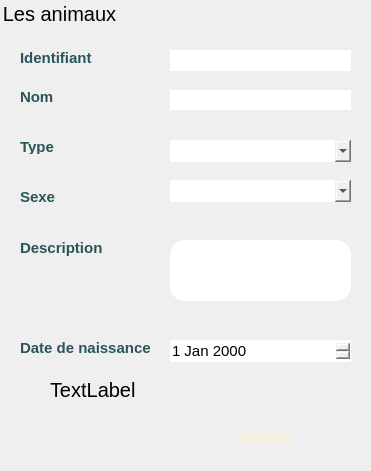
    <widget class="QGroupBox" name="Animaux">
     <property name="geometry">
      <rect>
       <x>10</x>
       <y>10</y>
       <width>371</width>
       <height>471</height>
      </rect>
     </property>
     <property name="font">
      <font>
       <family>Arial</family>
       <pointsize>-1</pointsize>
      </font>
     </property>
     <property name="styleSheet">
      <string notr="true">border-radius:15px;

border:3px solid &quot;#cdf830&quot;;
	font-family:Arial;

	font-size:20px;
</string>
     </property>
     <property name="title">
      <string>Les animaux</string>
     </property>
     <widget class="QLabel" name="label">
      <property name="geometry">
       <rect>
        <x>20</x>
        <y>50</y>
        <width>81</width>
        <height>16</height>
       </rect>
      </property>
      <property name="styleSheet">
       <string notr="true">border:0px solid &quot;#f9eed2&quot;;
	font-family:Arial;
    font: bold ;
	font-size:15px;
color: rgb(41, 85, 89);
	</string>
      </property>
      <property name="text">
       <string>Identifiant</string>
      </property>
     </widget>
     <widget class="QLabel" name="label_2">
      <property name="geometry">
       <rect>
        <x>20</x>
        <y>90</y>
        <width>47</width>
        <height>14</height>
       </rect>
      </property>
      <property name="styleSheet">
       <string notr="true">border:0px solid &quot;#f9eed2&quot;;
	font-family:Arial;
    font: bold ;
	font-size:15px;
color: rgb(41, 85, 89);
	
</string>
      </property>
      <property name="text">
       <string>Nom</string>
      </property>
     </widget>
     <widget class="QLabel" name="label_3">
      <property name="geometry">
       <rect>
        <x>20</x>
        <y>140</y>
        <width>47</width>
        <height>14</height>
       </rect>
      </property>
      <property name="styleSheet">
       <string notr="true">border:0px solid &quot;#f9eed2&quot;;
	font-family:Arial;
    font: bold ;
	font-size:15px;
color: rgb(41, 85, 89);
	</string>
      </property>
      <property name="text">
       <string>Type</string>
      </property>
     </widget>
     <widget class="QLabel" name="label_4">
      <property name="geometry">
       <rect>
        <x>20</x>
        <y>240</y>
        <width>91</width>
        <height>16</height>
       </rect>
      </property>
      <property name="styleSheet">
       <string notr="true">border:0px solid &quot;#f9eed2&quot;;
	font-family:Arial;
    font: bold ;
	font-size:15px;
color: rgb(41, 85, 89);
	</string>
      </property>
      <property name="text">
       <string>Description</string>
      </property>
     </widget>
     <widget class="QLabel" name="label_8">
      <property name="geometry">
       <rect>
        <x>20</x>
        <y>340</y>
        <width>131</width>
        <height>16</height>
       </rect>
      </property>
      <property name="styleSheet">
       <string notr="true">border:0px solid &quot;#f9eed2&quot;;
	font-family:Arial;
    font: bold ;
	font-size:15px;
color: rgb(41, 85, 89);
	</string>
      </property>
      <property name="text">
       <string>Date de naissance</string>
      </property>
     </widget>
     <widget class="QPushButton" name="ajouterAnimal">
      <property name="geometry">
       <rect>
        <x>180</x>
        <y>420</y>
        <width>171</width>
        <height>31</height>
       </rect>
      </property>
      <property name="palette">
       <palette>
        <active>
         <colorrole role="Button">
          <brush brushstyle="SolidPattern">
           <color alpha="255">
            <red>239</red>
            <green>103</green>
            <blue>98</blue>
           </color>
          </brush>
         </colorrole>
         <colorrole role="ButtonText">
          <brush brushstyle="SolidPattern">
           <color alpha="255">
            <red>249</red>
            <green>238</green>
            <blue>210</blue>
           </color>
          </brush>
         </colorrole>
         <colorrole role="Base">
          <brush brushstyle="SolidPattern">
           <color alpha="255">
            <red>239</red>
            <green>103</green>
            <blue>98</blue>
           </color>
          </brush>
         </colorrole>
         <colorrole role="Window">
          <brush brushstyle="SolidPattern">
           <color alpha="255">
            <red>239</red>
            <green>103</green>
            <blue>98</blue>
           </color>
          </brush>
         </colorrole>
        </active>
        <inactive>
         <colorrole role="Button">
          <brush brushstyle="SolidPattern">
           <color alpha="255">
            <red>239</red>
            <green>103</green>
            <blue>98</blue>
           </color>
          </brush>
         </colorrole>
         <colorrole role="ButtonText">
          <brush brushstyle="SolidPattern">
           <color alpha="255">
            <red>249</red>
            <green>238</green>
            <blue>210</blue>
           </color>
          </brush>
         </colorrole>
         <colorrole role="Base">
          <brush brushstyle="SolidPattern">
           <color alpha="255">
            <red>239</red>
            <green>103</green>
            <blue>98</blue>
           </color>
          </brush>
         </colorrole>
         <colorrole role="Window">
          <brush brushstyle="SolidPattern">
           <color alpha="255">
            <red>239</red>
            <green>103</green>
            <blue>98</blue>
           </color>
          </brush>
         </colorrole>
        </inactive>
        <disabled>
         <colorrole role="Button">
          <brush brushstyle="SolidPattern">
           <color alpha="255">
            <red>239</red>
            <green>103</green>
            <blue>98</blue>
           </color>
          </brush>
         </colorrole>
         <colorrole role="ButtonText">
          <brush brushstyle="SolidPattern">
           <color alpha="255">
            <red>120</red>
            <green>120</green>
            <blue>120</blue>
           </color>
          </brush>
         </colorrole>
         <colorrole role="Base">
          <brush brushstyle="SolidPattern">
           <color alpha="255">
            <red>239</red>
            <green>103</green>
            <blue>98</blue>
           </color>
          </brush>
         </colorrole>
         <colorrole role="Window">
          <brush brushstyle="SolidPattern">
           <color alpha="255">
            <red>239</red>
            <green>103</green>
            <blue>98</blue>
           </color>
          </brush>
         </colorrole>
        </disabled>
       </palette>
      </property>
      <property name="font">
       <font>
        <family>Arial</family>
        <pointsize>-1</pointsize>
        <weight>75</weight>
        <italic>false</italic>
        <bold>true</bold>
       </font>
      </property>
      <property name="styleSheet">
       <string notr="true">border-radius:15px;

border:3px solid &quot;#f9eed2&quot;;
background-color: &quot;#ef6762&quot;;
	font-family:Arial;
    font: bold ;
	font-size:15px;</string>
      </property>
      <property name="text">
       <string>Ajouter</string>
      </property>
     </widget>
     <widget class="QLineEdit" name="idAnimal">
      <property name="geometry">
       <rect>
        <x>170</x>
        <y>50</y>
        <width>181</width>
        <height>21</height>
       </rect>
      </property>
      <property name="styleSheet">
       <string notr="true">border-radius:15px;

border:3px solid &quot;#f9eed2&quot;;
</string>
      </property>
      <property name="text">
       <string/>
      </property>
     </widget>
     <widget class="QLineEdit" name="nomAnimal">
      <property name="geometry">
       <rect>
        <x>170</x>
        <y>90</y>
        <width>181</width>
        <height>20</height>
       </rect>
      </property>
      <property name="styleSheet">
       <string notr="true">border-radius:15px;

border:3px solid &quot;#f9eed2&quot;;
</string>
      </property>
     </widget>
     <widget class="QDateEdit" name="dateAnimal">
      <property name="geometry">
       <rect>
        <x>170</x>
        <y>340</y>
        <width>181</width>
        <height>22</height>
       </rect>
      </property>
      <property name="styleSheet">
       <string notr="true">border-radius:15px;

border:3px solid &quot;#f9eed2&quot;;
	font-family:Arial;

	font-size:15px;
</string>
      </property>
     </widget>
     <widget class="QLineEdit" name="descAnimal">
      <property name="geometry">
       <rect>
        <x>170</x>
        <y>240</y>
        <width>181</width>
        <height>61</height>
       </rect>
      </property>
      <property name="styleSheet">
       <string notr="true">border-radius:15px;

border:3px solid &quot;#f9eed2&quot;;

</string>
      </property>
     </widget>
     <widget class="QLabel" name="label_5">
      <property name="geometry">
       <rect>
        <x>20</x>
        <y>190</y>
        <width>47</width>
        <height>14</height>
       </rect>
      </property>
      <property name="styleSheet">
       <string notr="true">border:0px solid &quot;#f9eed2&quot;;
	font-family:Arial;
    font: bold ;
	font-size:15px;
color: rgb(41, 85, 89);
	</string>
      </property>
      <property name="text">
       <string>Sexe</string>
      </property>
     </widget>
     <widget class="QComboBox" name="typeAnimal">
      <property name="geometry">
       <rect>
        <x>170</x>
        <y>140</y>
        <width>181</width>
        <height>22</height>
       </rect>
      </property>
      <property name="styleSheet">
       <string notr="true">border-radius:15px;

border:3px solid &quot;#f9eed2&quot;;
	font-family:Arial;
    font: bold ;
	font-size:15px;
</string>
      </property>
     </widget>
     <widget class="QComboBox" name="sexeAnimal">
      <property name="geometry">
       <rect>
        <x>170</x>
        <y>180</y>
        <width>181</width>
        <height>22</height>
       </rect>
      </property>
      <property name="styleSheet">
       <string notr="true">border-radius:15px;

border:3px solid &quot;#f9eed2&quot;;
	font-family:Arial;
    font: bold ;
	font-size:15px;
</string>
      </property>
     </widget>
     <widget class="QLabel" name="testnom">
      <property name="geometry">
       <rect>
        <x>50</x>
        <y>380</y>
        <width>231</width>
        <height>20</height>
       </rect>
      </property>
      <property name="styleSheet">
       <string notr="true">border:0px solid &quot;#f9eed2&quot;;</string>
      </property>
      <property name="text">
       <string>TextLabel</string>
      </property>
     </widget>
    </widget>
